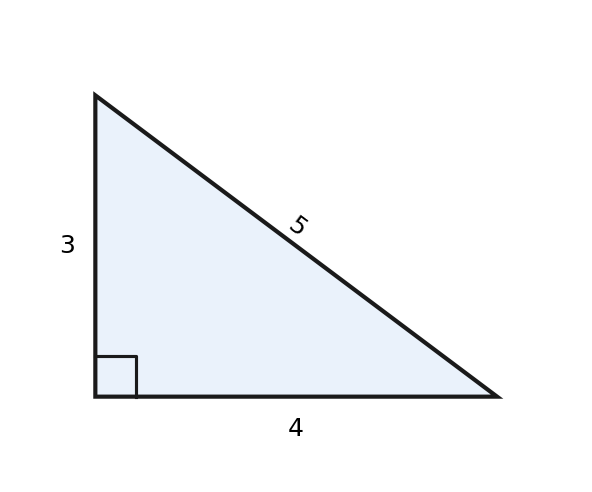

Reproduce this figure in Python.
import matplotlib; matplotlib.use("Agg")
import matplotlib.pyplot as plt
import matplotlib.patches as patches
fig, ax = plt.subplots(figsize=(5, 4))
ax.set_aspect("equal")
ax.axis("off")
poly = patches.Polygon([[0, 0], [4, 0], [0, 3]], closed=True, facecolor="#eaf2fb", edgecolor="#1a1a1a", linewidth=2)
ax.add_patch(poly)
ax.plot([0.4, 0.4, 0], [0, 0.4, 0.4], color="#1a1a1a", linewidth=1.5)
ax.text(2, -0.2, "4", ha="center", va="top", fontsize=12)
ax.text(-0.2, 1.5, "3", ha="right", va="center", fontsize=12)
ax.text(2, 1.55, "5", ha="center", va="bottom", rotation=-36.87, fontsize=12)
ax.set_xlim(-0.8, 4.8)
ax.set_ylim(-0.8, 3.8)
plt.savefig("out.png", dpi=150)
